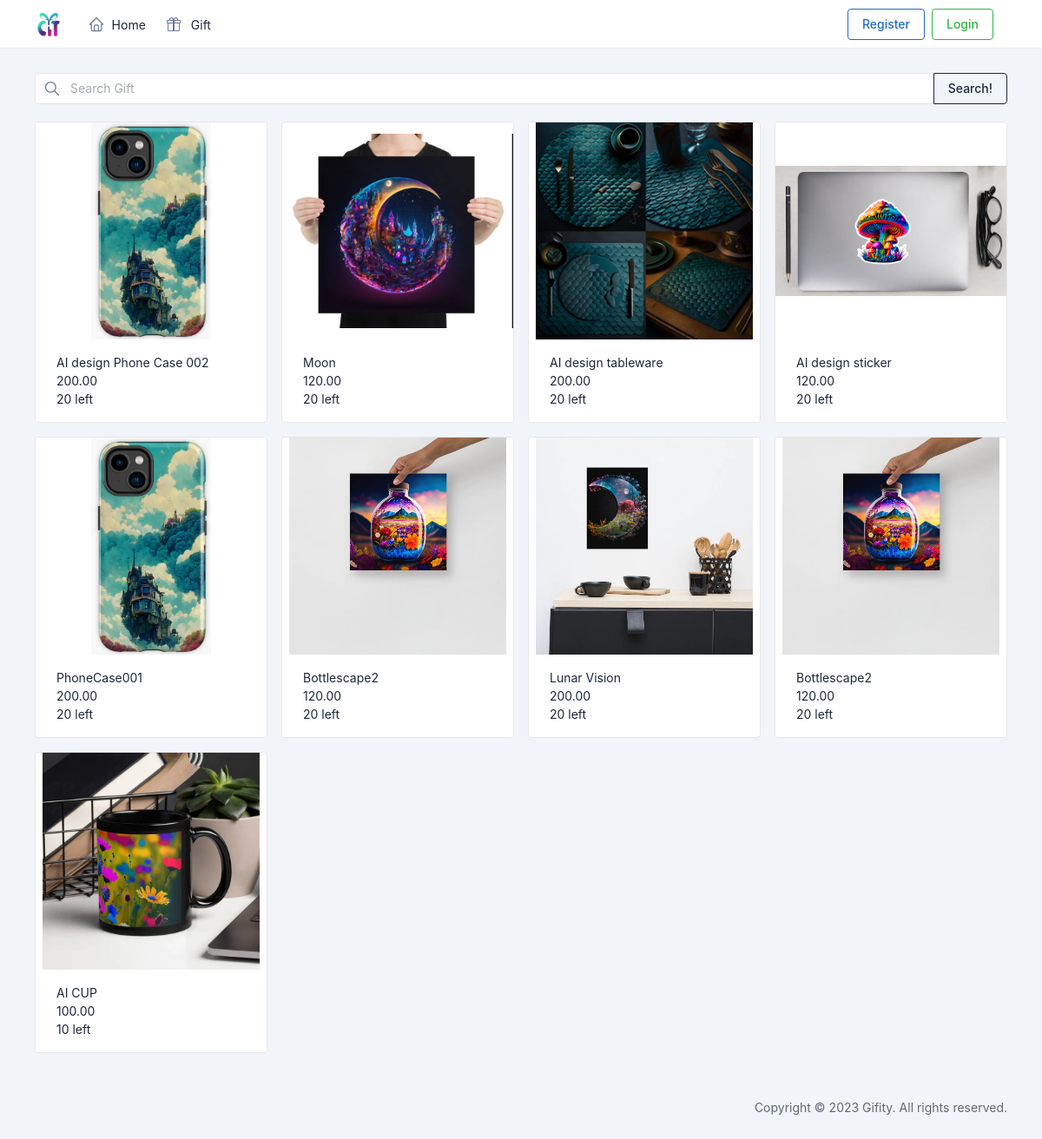
The page /product.php on the database its author committed.
### tables this page shows
CREATE TABLE `products` (
  `id` int(11) NOT NULL,
  `seller_id` int(11) NOT NULL,
  `name` varchar(255) NOT NULL,
  `description` text DEFAULT NULL,
  `price` decimal(10,2) NOT NULL,
  `quantity` int(11) NOT NULL DEFAULT 0,
  `image_url` varchar(255) DEFAULT NULL,
  `status` enum('show', 'hide', 'deleted') NOT NULL DEFAULT 'show'
);

### classes/product.class.php (called while the page is built, shortened)
<?php
class Product
{
    private $conn;
    private $table = "products";
    public function __construct($conn)
    {
        $this->conn = $conn;
    }
    public function select_all()
    {
        return $this->query("SELECT * FROM {$this->table} WHERE status != 'deleted' ORDER BY id DESC");
    }
    private function query($query, $bind_types = "", $params = [], $return_affected_rows = false)
    {
        $stmt = $this->conn->prepare($query);
        $stmt->execute();
        return $stmt->get_result();
    }
}
?>

### public/product.php (the view, shortened to what this page needs)
<?php
$styles = <<<HTML
<link href="../assets/css/product.css" rel="stylesheet">
HTML;
include_once('../includes/header.inc.php');
include_once('../includes/navbar.inc.php');
require_once("../classes/product.class.php");
$product = new Product($conn);
$search_result = "";
if (isset($_GET['search'])) {
    $search_result = $_GET['search'];
    $products = $product->select_by_name_or_description($search_result);
} else {
    $products = $product->select_all();
}
$search_field = <<<HTML
  <form action="" method="GET">
<div class="input-group">
    <div class="input-icon flex-fill">
        <span class="input-icon-addon">
            <svg xmlns="http://www.w3.org/2000/svg" class="icon" width="24" height="24" viewBox="0 0 24 24" stroke-width="2" stroke="currentColor" fill="none" stroke-linecap="round" stroke-linejoin="round"><path stroke="none" d="M0 0h24v24H0z" fill="none"></path><path d="M10 10m-7 0a7 7 0 1 0 14 0a7 7 0 1 0 -14 0"></path><path d="M21 21l-6 -6"></path></svg>
        </span>
        <input type="text" value="{$search_result}" name="search" class="form-control" placeholder="Search Gift">
    </div>
    <input class="btn btn-outline-dark" type="submit" value="Search!">
</div>
</form>
HTML;
include_once('../includes/page-wrapper-start.inc.php');
function renderProductCard($row)
{
    $sold_out_badge = $row["quantity"] == 0 ? '<span class="badge bg-red">Sold Out</span>' : "";
    if (isset($_SESSION['role']) && $_SESSION["role"] === 'seller') {
        $cart_footer = <<<HTML
            <div class="card-footer d-flex justify-content-end" style="z-index: 2; position: relative;">
            <a class="btn btn-outline-dark" href="./edit-product.php?id={$row['id']}">Edit</a>
            <a class="btn btn-danger ms-3" href="./delete-product.php?id={$row['id']}">Delete</a>
            </div>
        HTML;
    } else {
        $cart_footer = <<<HTML
        HTML;
    }
    return <<<HTML
    <div class="col-md-4 col-lg-3 col-sm-6">
        <div class="card hvr-grow w-100 h-100 position-relative">
            <a href="./product-detail.php?id={$row['id']}" class="d-block hover:no-underline">
            <img src="{$row['image_url']}" class="card-img-top img-fiuld h-[250px]" style="object-fit: contain; object-position: center;">
            <div class="card-body">
                <div class="d-flex align-items-center">
                    <div>
                        <div>{$row['name']} {$sold_out_badge}</div>
                        <div>{$row['price']}</div>
                        <div>{$row['quantity']} left</div>
                    </div>
                </div>
            </div>
            </a>
                {$cart_footer}
            </div>
        </div>
    HTML;
}
?>
<div class="page-body">
    <div class="container-xl">
        <div class="row row-cards">
            <?php
            while ($row = $products->fetch_assoc()) {
                echo renderProductCard($row);
            }
            ?>
        </div>
    </div>
</div>
<?php
include_once('../includes/page-wrapper-end.inc.php');
include_once('../includes/footer.inc.php');
?>

### includes/header.inc.php (shortened to what this page needs)
<!DOCTYPE html>
<html>
<head>
        <script src="https://cdn.tailwindcss.com"></script>
        <script src="https://cdn.tailwindcss.com?plugins=forms,typography,aspect-ratio,line-clamp"></script>
        <link href="../assets/libs/tabler/css/tabler.min.css" rel="stylesheet">
        <link rel="stylesheet" href="../assets/libs/tabler/css/tabler-payments.min.css">
        <link href="../assets/css/hover-min.css" rel="stylesheet">
        <link href="https://unpkg.com/aos@2.3.1/dist/aos.css" rel="stylesheet">
        <link href="../assets/css/global.css" rel="stylesheet">
    <?php echo $styles; ?>
</head>
<body id='body' class="theme-light w-full hover:no-underline">

### includes/navbar.inc.php (shortened to what this page needs)
<div class="page">
    <div class="sticky-top">
        <header class="navbar navbar-expand-md navbar-light d-print-none">
            <div class="container-xl">
                <h1 class="navbar-brand d-none-navbar-horizontal pe-0 pe-md-3">
                    <a href=".">
                        <img src="../assets/images/icon.png" width="110" height="32" alt="Giftify"
                            class="navbar-brand-image">
                    </a>
                </h1>
                <div class="navbar-nav flex-row order-md-last">
                    <?php
                    if (isset($_SESSION['user_id'])) {
                        $fistChar = ucfirst(substr($_SESSION['user_name'], 0, 1));
                        echo <<<HTML
                            <div class="nav-item dropdown">
                                <a href="#" class="nav-link d-flex lh-1 text-reset p-0" data-bs-toggle="dropdown"
                                    aria-label="Open user menu">
                                    <div class="rounded-full overflow-hidden bg-slate-500 text-white w-10 h-10 flex items-center justify-center">
                                    <span class="text-lg font-medium">$fistChar</span>
                                    </div>
                                    <div class="d-none d-xl-block ps-2">
                                        <div>{$_SESSION['user_name']}</div>
                                        <div class="mt-1 small text-muted">{$_SESSION['role']}</div>
                                    </div>
                                </a>
                                <div class="dropdown-menu dropdown-menu-end dropdown-menu-arrow">
                                    <a href="../public/order-list.php" class="dropdown-item">Order</a>
                                    <div class="dropdown-divider"></div>
                                    <a href="../public/edit-user.php" class="dropdown-item">Settings</a>
                                    <a href="../includes/logout.inc.php" class="dropdown-item">Logout</a>
                                </div>
                            </div>
                            HTML
                        ;
                    } else {
                        echo <<<HTML
                                <div class="nav-item d-md-flex me-3">
                                <div class="btn-list">
                                <a href="./register.php" class="btn btn-outline-primary">
                                Register
                            </a>
                            <a href="./login.php" class="btn btn-outline-success">
                            Login
                            </a>
                                </div>
                            </div>
                            HTML;
                    }
                    ?>
                </div>
                <div class="visible navbar-collapse" id="navbar-menu">
                    <div class="d-flex flex-column flex-md-row flex-fill align-items-stretch align-items-md-center">
                        <ul class="navbar-nav">
                            <li id='home_li' class="nav-item ">
                                <a class="nav-link" href="./">
                                    <span class="nav-link-icon d-md-none d-lg-inline-block">
                                    </span>
                                    <span class="nav-link-title">
                                        Home
                                    </span>
                                </a>
                            </li>
                            <li id="gift_li" class="nav-item ">
                                <a class="nav-link" href="./product.php">
                                    <span class="nav-link-icon d-md-none d-lg-inline-block">
                                    </span>
                                    <span class="nav-link-title">
                                        Gift <?php if (isset($_SESSION['role']) && $_SESSION['role'] === 'seller') { echo 'Management'; } ?>
                                    </span>
                                </a>
                            </li>
                        </ul>
                    </div>
                </div>
            </div>
        </header>
    </div>
    <main id="swup" class="transition-fade">

### includes/page-wrapper-start.inc.php (shortened to what this page needs)
<div class="page-wrapper">
    <div class="page-header d-print-none">
        <div class="container-xl">
            <div class="row g-2 align-items-center">
                <?php
                if (isset($search_field)) {
                    echo $search_field;
                }
                ?>
            </div>
        </div>
    </div>

### includes/page-wrapper-end.inc.php
</main>
<footer class="footer footer-transparent d-print-none z-10">
        <div class="container-xl">
            <div class="row text-center align-items-center flex-row-reverse">
                <div class="col-12 col-lg-auto mt-3 mt-lg-0">
                    <ul class="list-inline list-inline-dots mb-0">
                        <li class="list-inline-item">
                            Copyright © 2023
                            <a href="." class="link-secondary">Gifity</a>.
                            All rights reserved.
                        </li>
                    </ul>
                </div>
            </div>
        </div>
    </footer>
</div>

### includes/footer.inc.php (shortened to what this page needs)
</body>
</html>

### assets/css/global.css (style rules this page uses)
.transition-fade { opacity: 1; transition: 500ms; transform: translateX(0); transform-orgin:left; }

### assets/css/product.css (style rules this page uses)
.card-img-top { height: 200px; width: 100%; }

### rows shown on the page
products: name "AI design Phone Case 002", price "200.00", quantity "20"
products: shows a picture, name "Moon", price "120.00", quantity "20"
products: shows a picture, name "AI design tableware", price "200.00", quantity "20"
products: shows a picture, name "AI design sticker", price "120.00", quantity "20"
products: name "PhoneCase001", price "200.00", quantity "20"
products: name "Bottlescape2", price "120.00", quantity "20"
products: shows a picture, name "Lunar Vision", price "200.00", quantity "20"
products: name "Bottlescape2", price "120.00", quantity "20"
products: shows a picture, name "AI CUP", price "100.00", quantity "10"
